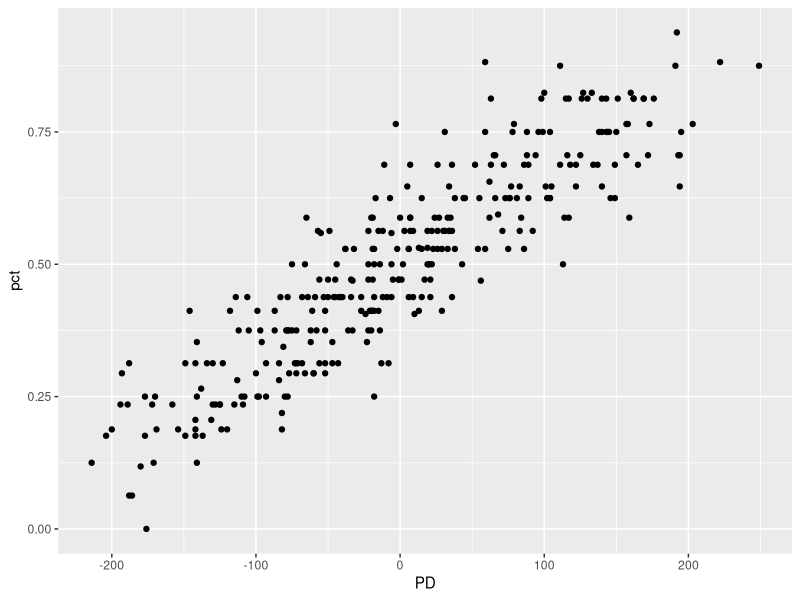
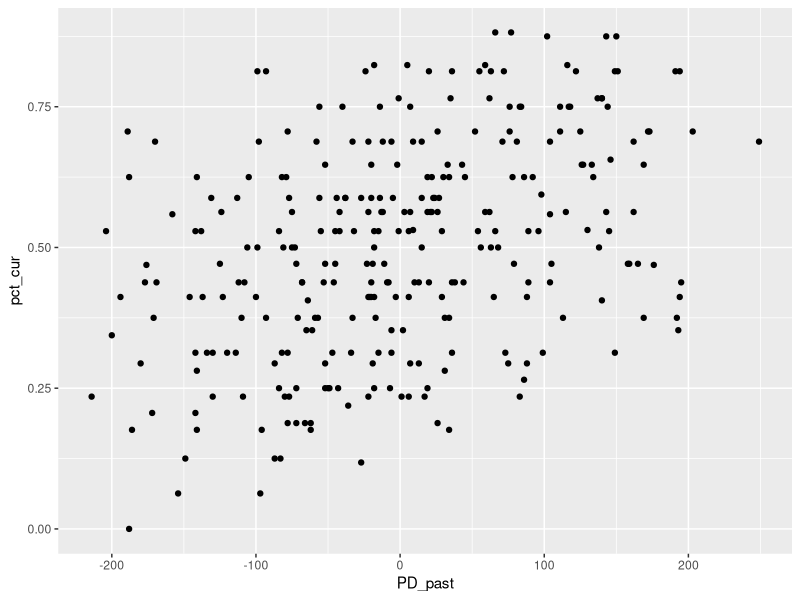

R code for these plots, in order:
library(tidyverse) 

# cleaning csvs + combing them in one file 
season2015 = read_csv("nfl/raw_data/season2015.csv") 
season2016 = read_csv("nfl/raw_data/season2016.csv") 
season2017 = read_csv("nfl/raw_data/season2017.csv") 
season2018 = read_csv("nfl/raw_data/season2018.csv") 
season2019 = read_csv("nfl/raw_data/season2019.csv") 
season2020 = read_csv("nfl/raw_data/season2020.csv")
season2021 = read_csv('nfl/raw_data/season2021.csv') 
season2022 = read_csv("nfl/raw_data/season2022.csv") 
season2023 = read_csv("nfl/raw_data/season2023.csv") 
season2024 = read_csv("nfl/raw_data/season2024.csv") 
season2025 = read_csv("nfl/raw_data/season2025.csv")

seasons15_to_24 = bind_rows(
    season2015, season2016, season2017, season2018, season2019, season2020, 
    season2021, season2022, season2023, season2024
)

seasons15_to_24 = seasons15_to_24 %>% 
    mutate(
        home_team_win = case_when(
            ...6 == '@' ~ 0, 
            .default = 1 
        ), 
        home_team_win = as.integer(home_team_win)
    )

saveRDS(seasons15_to_24, "nfl/raw_data/season15_to_24.rds") 

# exploratory data analysis 
data = read_csv("nfl/raw_data/standings.csv")

data$Tm = gsub("[\\*\\+]", "", data$Tm)
data$Tm[data$Tm == "Oakland Raiders"] = "Las Vegas Raiders"
data$Tm[data$Tm == "St. Louis Rams"] = "Los Angeles Rams"
data$Tm[data$Tm == "San Diego Chargers"] = "Los Angeles Chargers"
data$Tm[data$Tm == "Washington Redskins"] = "Washington Commanders"
data$Tm[data$Tm == "Washington Football Team"] = "Washington Commanders"

# high same-season correlation between PD and win pct 
ggplot(data, aes(x=PD, y=pct)) + 
  geom_point() 

# what about past year PD vs. current year win pct? 
calculate_past_metrics = function(data, gap) {

  pd = data %>% select(Tm, year, PD, pct) 
  data = data %>% 
    left_join(
      pd, by = "Tm", 
      relationship = "many-to-many", 
      suffix = c("_cur", "_past")
    ) %>% 
    filter(year_cur == year_past + gap) 

  return(data)
}

data_past = calculate_past_metrics(data, gap=1)

# this correlation is not as strong (but still exists)
ggplot(data_past, aes(x=PD_past, y=pct_cur)) + 
  geom_point() 

m1 = lm(pct_cur ~ PD_past, data = data_past) 
summary(m1)
# past PD explains roughly 16% of the variance in win pct 

# does past win pct do better? 
m2 = lm(pct_cur ~ pct_past, data = data_past)
summary(m2) 
# actually does worse! only about 13% 

# try combining the two 
m3 = lm(pct_cur ~ PD_past + pct_past, data = data_past) 
summary(m3)
# pct_past no longer significant after accounting for PD_past 

# what about current year - 2? 
data_past2 = calculate_past_metrics(data, gap=2)
m4 = lm(pct_cur ~ PD_past, data = data_past2) 
summary(m4) 
# relationship less strong, but still significant 

data_past3 = calculate_past_metrics(data, gap=3)
m5 = lm(pct_cur ~ PD_past, data = data_past3) 
summary(m5)
# current year - 3 is no longer significant 
# but still might be worth including 

# what if we tried everything together? 
# this is the jankiest function ever... but it works 
calculate_all_past = function(data) {
  pd = data %>% select(Tm, year, PD) 
   data = data %>% 
    left_join(
      pd, by = "Tm", 
      relationship = "many-to-many", 
      suffix = c("_cur", "_past")
    ) %>% 
    filter(year_past + 3 >= year_cur & year_past != year_cur) %>% 
    mutate(
      year_indicator = case_when(
        year_past + 1 == year_cur ~ 'past_1', 
        year_past + 2 == year_cur ~ 'past_2', 
        year_past + 3 == year_cur ~ 'past_3'
      ) 
    ) %>% 
    drop_na(year_indicator) %>% 
    pivot_wider(
      names_from = year_indicator,
      values_from = PD_past
    ) %>%
    group_by(year_cur, Tm) %>% 
    summarize(
      W = mean(W), 
      L = mean(L), 
      win_pct = mean(pct), 
      past_1 = mean(past_1, na.rm = TRUE), 
      past_2 = mean(past_2, na.rm = TRUE), 
      past_3 = mean(past_3, na.rm = TRUE)
    ) %>% 
    drop_na() 
  
  return(data)
}

data_all_past = calculate_all_past(data) 

m6 = lm(win_pct ~ past_1 + past_2 + past_3, data = data_all_past) 
summary(m6)
# interestingly only the previous year matters 
